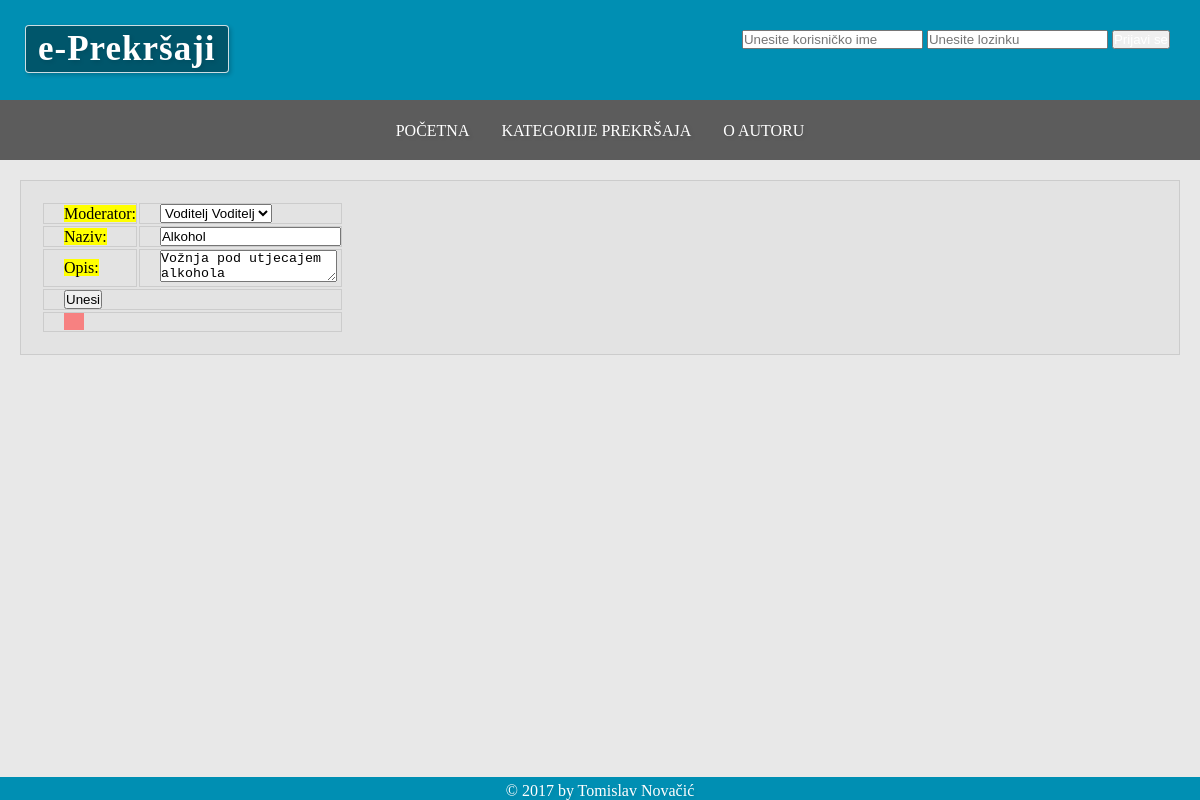
Screenshot of /azurkategorija.php?kategorija_id=2 with the database file from the repository.
### tables this page shows
CREATE TABLE IF NOT EXISTS `kategorija` (
  `kategorija_id` INT(10) NOT NULL AUTO_INCREMENT,
  `moderator_id` INT(10) NOT NULL,
  `naziv` VARCHAR(50) NOT NULL,
  `opis` TEXT NULL,
  PRIMARY KEY (`kategorija_id`),
  INDEX `fk_kategorija_moderator_idx` (`moderator_id` ASC),
  CONSTRAINT `fk_kategorija_moderator`
    FOREIGN KEY (`moderator_id`)
    REFERENCES `korisnik` (`korisnik_id`)
    ON DELETE NO ACTION
    ON UPDATE NO ACTION);

### azurkategorija.php (the view, shortened to what this page needs)
<?php
	include('zaglavlje.php');
	$bp=spojiSeNaBazu();
?>
      <?php
if(isset($_GET['kategorija_id']) || isset($_GET['nova'])) {
		if(isset($_GET['kategorija_id'])){
		$id = $_GET['kategorija_id'];
		$sql = "SELECT * FROM kategorija WHERE kategorija_id=$id";
		$ispis = mysqli_query($bp,$sql);;
		list($kategid,$moderatorid,$naziv,$opis) = mysqli_fetch_array($ispis);
	} else {
		$id=0;
		$moderatorid="";
		$naziv="";
		$opis="";
	}
	?>
  <div class="korisnici">
		<form method="post" action="azurkategorija.php" id="kategorija" enctype="multipart/form-data" onsubmit="return ProvjeriUnose(this.id)">
			<table class="u-full-width">
				<tr>
					 <td>
					<label for="moderator"><mark>Moderator:</mark></label>
					</td>
					<td id="lijevo">
					<select name="moderator" id="moderator">
					<?php
					$sql = "SELECT korisnik_id, concat(ime,' ',prezime) FROM korisnik WHERE tip_id = 1";
					$ispis = mysqli_query($bp,$sql);;
					while(list($idmod,$nazivmod)=mysqli_fetch_array($ispis)){
						echo "<option value='$idmod'";
						if($idmod==$moderatorid){
							echo " selected";
						}
						echo ">$nazivmod</option>";
					}
					?>
					</select>
					</td>
				</tr>
				<tr>
					 <td>
					<label for="naziv"><mark>Naziv:</mark></label>
					</td>
					<td id="lijevo">
					<input type="text" name="naziv" id="naziv" placeholder="Naziv" value="<?php echo $naziv; ?>"/>
					</td>
				</tr>
				<tr>
					 <td>
					<label for="opis"><mark>Opis:</mark></label>
					</td>
					<td id="lijevo">
					<textarea name="opis" id="opis" placeholder="Opis"><?php echo $opis?></textarea>
					</td>
				</tr>
				<tr>
					 <td colspan="2">
					<input type="submit" name="KategorijaObrazac" id="KategorijaObrazac" value="Unesi"/>
					</td>
				</tr>
				<tr>
					 <td colspan="2">
					<label for="popisgresaka" id="popisgresaka"></label>
					</td>
				</tr>
			</table>
		</form>
<?php
}
?>
</div>
<?php
include("podnozje.php");
?>

### css.css (style rules this page uses)
*, *:before, *:after { box-sizing: border-box; margin: 0; padding: 0; }
html { min-height: 100%; position: relative; }
body { height: 100%; width: 100%; background-color: #E8E8e8; height:100%; width:100%; margin:0; padding:0; text-align: left; }
td,th { border: 1px solid rgba(0,0,0,0.1); padding-left: 20px !important; }
.korisnici { margin: 20px 20px; padding: 20px; background: rgba(0,0,0,0.02); border: 1px solid rgba(0,0,0,0.1); }
#popisgresaka { background-color: #F78181; text-decoration: underline; padding-left: 20px; }

### rows the page displays
kategorija: moderator "Voditelj Voditelj", naziv "Alkohol", opis "Vožnja pod utjecajem alkohola"
